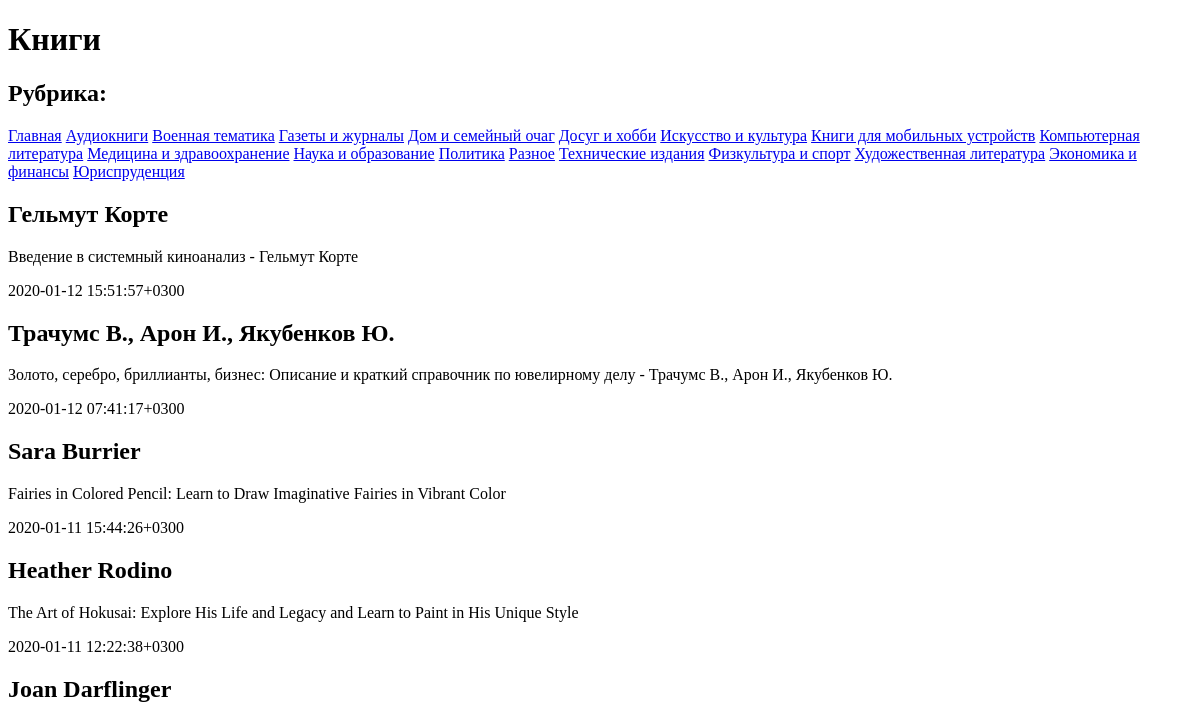
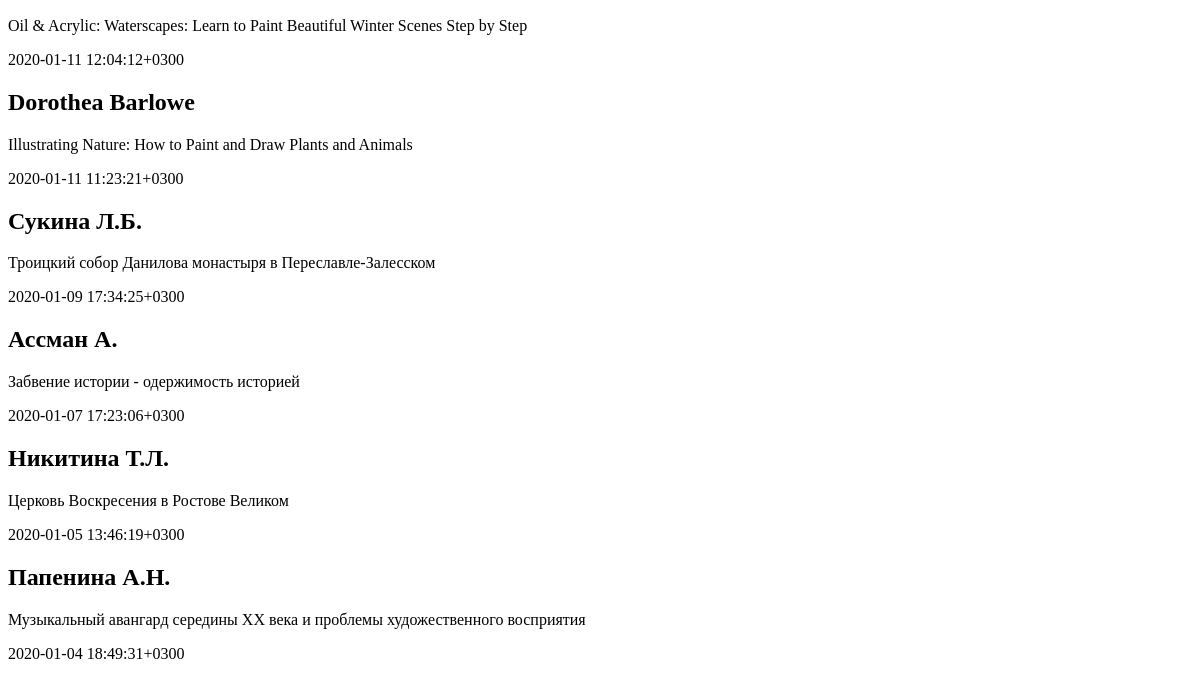
Before: /arkadiy39/books/12 (upper part) with the older database file (2 pictures, top to bottom).
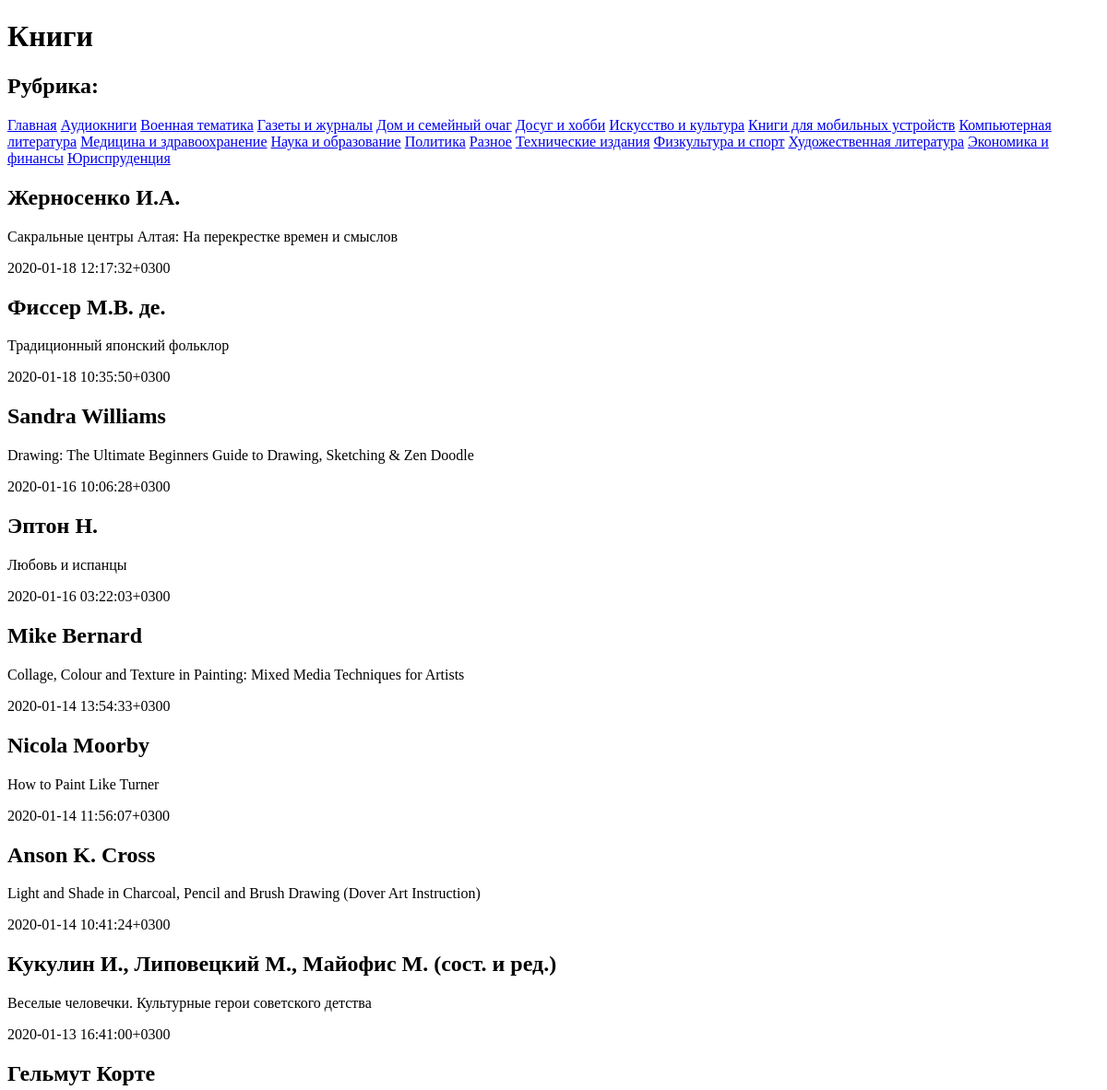
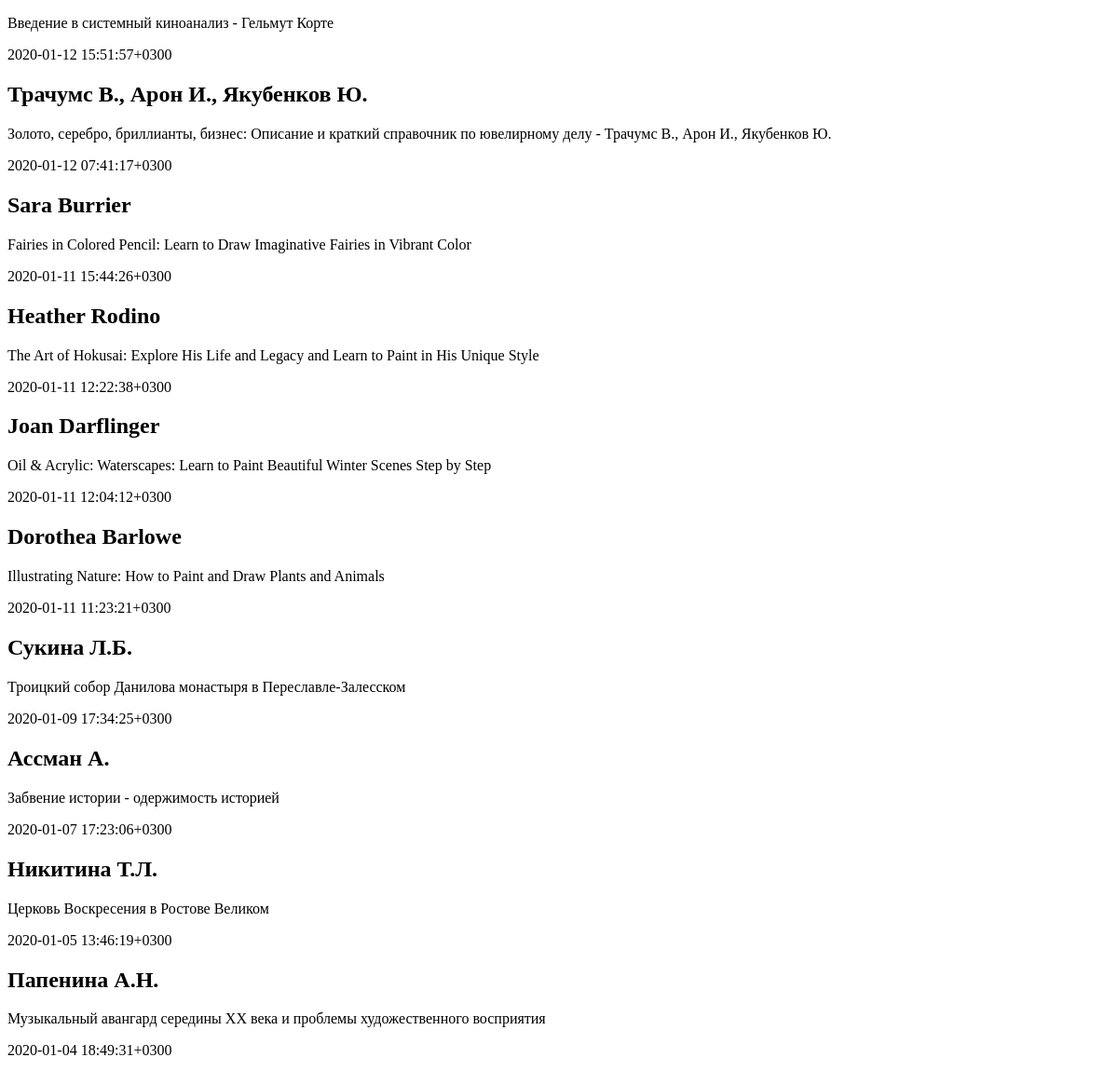
After: the same page with the newer database file (2 pictures, top to bottom).
### arkadiy39/models.py (models this page shows, shortened)
class Rubric(models.Model):
    name=models.CharField(max_length=20,db_index=True,verbose_name='Название')
    class Meta:
       verbose_name_plural="Рубрики"
       verbose_name="Рубрика"
       ordering=['name']

class Books(models.Model):
    rubric=models.ForeignKey('Rubric',null=True,on_delete=models.PROTECT,verbose_name='Рубрика')
    date=models.CharField(max_length=50)
    pubdate=models.CharField(max_length=50)
    year=models.CharField(max_length=50)
    author=models.CharField(max_length=50)
    title=models.CharField(max_length=100)
    pages=models.CharField(max_length=50,null=True,blank=True)
    format=models.CharField(max_length=50,null=True,blank=True)
    size=models.CharField(max_length=50,null=True,blank=True)
    quality=models.CharField(max_length=50,null=True,blank=True)
    language=models.CharField(max_length=50,null=True,blank=True)
    crc32=models.CharField(max_length=50,null=True,blank=True)
    description=models.TextField(null=True,blank=True)
    link=models.TextField(null=True,blank=True)
    category=models.TextField(null=True,blank=True)
    downloaded=models.IntegerField(default=0)
    file=models.CharField(null=True,max_length=100)
    class Meta:
       verbose_name_plural="Книги"
       verbose_name="Книга"
       ordering=['-pubdate']

### arkadiy39/views.py (the view)
# urls.py: path('books/<int:rubric_id>',books_by_rubric,name='books_by_rubric'),
def books_by_rubric(request,rubric_id):
    books=Books.objects.filter(rubric=rubric_id)
    rubrics=Rubric.objects.all()
    current_rubric=Rubric.objects.get(pk=rubric_id)
    context={'books':books,'rubrics':rubrics,'curent_rubric':current_rubric}
    return render(request,'arkadiy39/books_by_rubric.html',context)

### arkadiy39/templates/arkadiy39/books_by_rubric.html (shortened to what this page needs)
<!DOCTYPE html>
<html>
<head>
</head>
<body>
	<h1>Книги</h1>
	<h2>Рубрика: {{current_rubric.name}}</h2>
	<div>
		<a href="/arkadiy39/books/">Главная</a>
		{%for rubric in rubrics%}
			<a href="/arkadiy39/books/{{rubric.pk}}">{{rubric.name}}</a>
		{%endfor%}
	</div>
	{%for book in books%}
		<div>
			<h2>{{book.author}}</h2>
			<p>{{book.title}}</p>
			<p>{{book.pubdate}}</p>
		</div>
	{%endfor%}
</body>
</html>

Changed rows visible on the page:
added Books: author "Жерносенко И.А.", title "Сакральные центры Алтая: На перекрестке времен и смыслов", pubdate "2020-01-18 12:17:32+0300"
added Books: author "Фиссер М.В. де.", title "Традиционный японский фольклор", pubdate "2020-01-18 10:35:50+0300"
added Books: author "Sandra Williams", title "Drawing: The Ultimate Beginners Guide to Drawing, Sketching & Zen Doodle", pubdate "2020-01-16 10:06:28+0300"
added Books: author "Эптон Н.", title "Любовь и испанцы", pubdate "2020-01-16 03:22:03+0300"
added Books: author "Mike Bernard", title "Collage, Colour and Texture in Painting: Mixed Media Techniques for Artists", pubdate "2020-01-14 13:54:33+0300"
added Books: author "Nicola Moorby", title "How to Paint Like Turner", pubdate "2020-01-14 11:56:07+0300"
added Books: author "Anson K. Cross", title "Light and Shade in Charcoal, Pencil and Brush Drawing (Dover Art Instruction)", pubdate "2020-01-14 10:41:24+0300"
added Books: author "Кукулин И., Липовецкий М., Майофис М. (сост. и ред.)", title "Веселые человечки. Культурные герои советского детства", pubdate "2020-01-13 16:41:00+0300"
